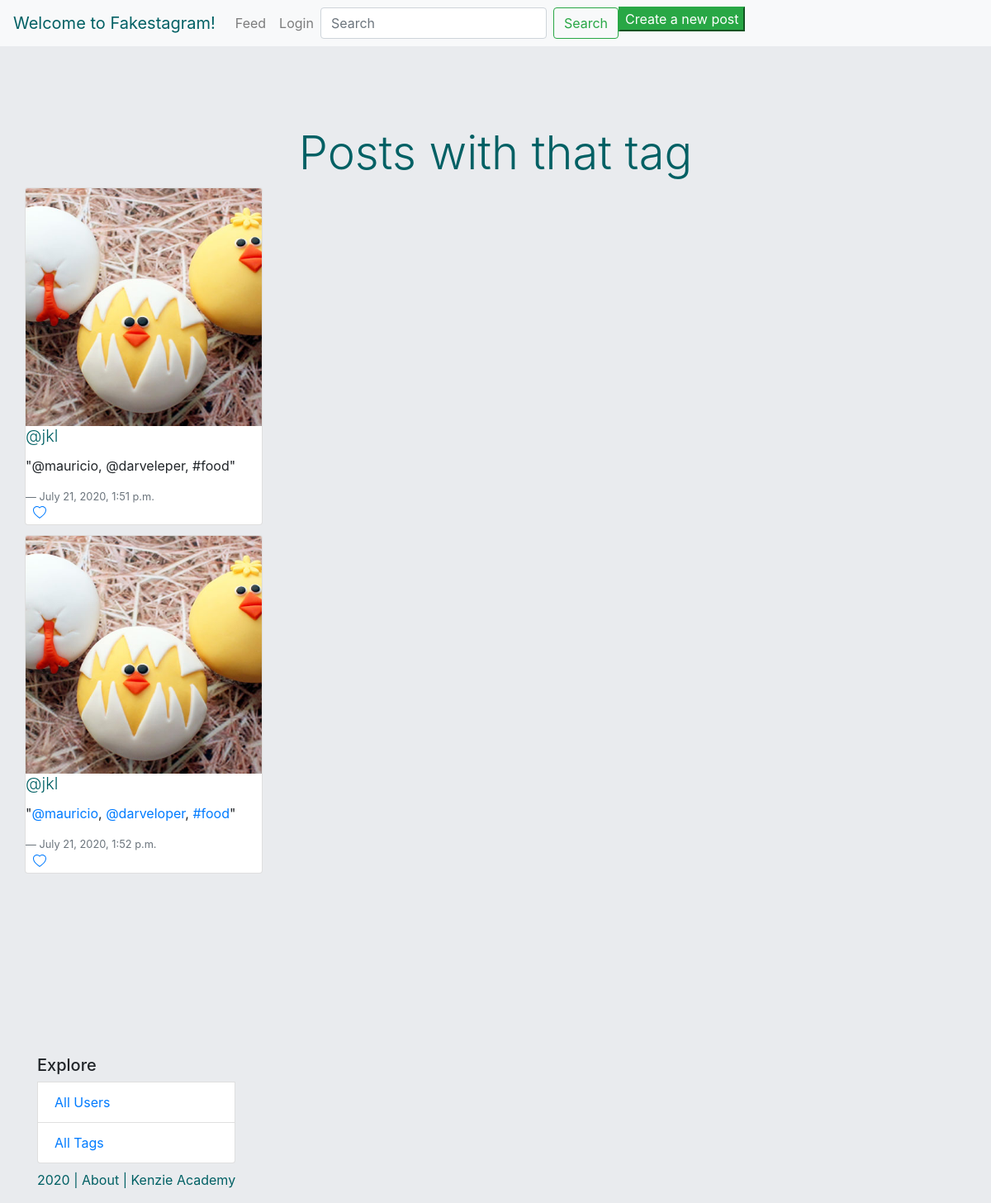
Page /tag/food/ on the committed database.
### insta_backend/models.py (models this page shows, shortened)
class Post(models.Model):
    author = models.ForeignKey(
        'authentication.Author',
        on_delete=models.CASCADE
    )
    image = models.ImageField(upload_to='post_uploads/')
    caption = models.TextField(max_length=500)
    created_timestamp = models.DateTimeField(auto_now_add=True)
    updated_timestamp = models.DateTimeField(auto_now=True)
    likes = models.ManyToManyField(
        'authentication.Author',
        blank=True,
        related_name="authors_who_like_this"
        )
    comments = models.ManyToManyField(
        'authentication.Author',
        blank=True,
        related_name="authors_who_commented_this"
        )

### authentication/models.py (models this page shows, shortened)
class Author(AbstractBaseUser):
    name = models.CharField(max_length=50)
    username = models.CharField(max_length=50, unique=True)
    slug = models.SlugField(null=False, unique=True)
    email = models.EmailField(max_length=100, unique=True)
    active = models.BooleanField(default=True)
    staff = models.BooleanField(default=False)
    admin = models.BooleanField(default=False)
    following = models.ManyToManyField(
        'self',
        related_name="following"
    )
    USERNAME_FIELD = 'username'
    REQUIRED_FIELDS = ['email', 'name']
    objects = AuthorManager()

### tags/views.py (the view)
# urls.py: path("tag/<str:slug>/", tag_list, name="tag_list"),
def tag_list(request, slug):
    html = "tag_list.html"
    tag = Tag.objects.get(slug=slug)
    posts = tag.post.all()
    return render(request, html, {'posts': posts})

### authentication/templates/tag_list.html (shortened to what this page needs)
{% extends 'base.html' %}
{% block content %}
<div class="col d-flex mt-5 align-left" > &nbsp; </div>
    <div class="feed" style="margin-bottom: 10rem;">
    <h1 class='display-4 mt-4 text-center' style="color: #016064;">Posts with that tag</h1>
    {% if posts %}
        <div class="card-columns">
        {% for post in posts %}
            <a href={% url 'post_detail' id=post.id %}>
            <div class="card" style="width: 18rem;">
            {% load static %}
                <img class="card-img-top" style="object-fit: cover; height: 18rem;" src="{{ post.image.url }}"/>
                <h5 class="lead card-title"><a style="color: #016064" href={% url 'profile' slug=post.author.slug %}>@{{ post.author.username }}</a></h5>
                <p class="card-text">"{{ post.caption|safe}}"</p>
                <footer class="blockquote-footer">{{ post.created_timestamp }}</footer>
                <a href="{% url 'post-like' pk=post.pk %}" class="card-link">
                </a>
                <br>
            </div>
        {% endfor %}
        {% else %}
        <div class="card" style="width: 18rem;">
            <h5 class="card-title"> :( </h5>
            <p> There are no posts with that tag </p>
        </div>
    {% endif %}
    </div>
</div>
{% endblock%}

### rows in the picture
Post: image (picture), author.username "jkl", caption "@mauricio, @darveleper, #food", created_timestamp "July 21, 2020, 1:51 p.m."
Post: image (picture), author.username "jkl", caption "@mauricio , @darveloper , #food", created_timestamp "July 21, 2020, 1:52 p.m."
